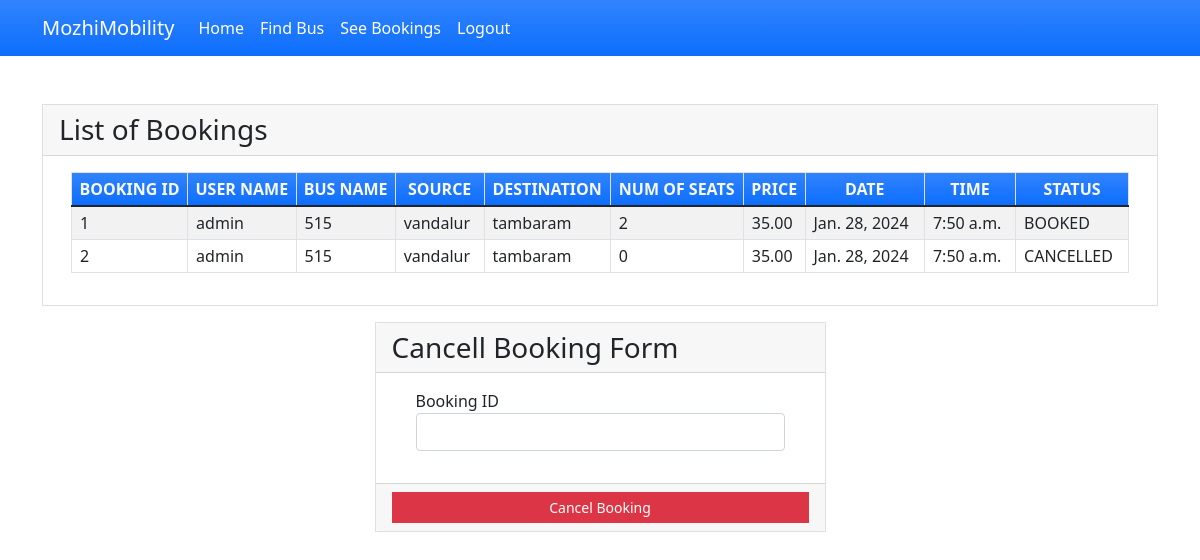
/seebookings (signed in), run on the app's committed database.
### myapp/models.py (models this page shows, shortened)
class Book(models.Model):
    BOOKED = 'B'
    CANCELLED = 'C'
    TICKET_STATUSES = ((BOOKED, 'Booked'),
                       (CANCELLED, 'Cancelled'),)
    email = models.EmailField()
    name = models.CharField(max_length=30)
    userid =models.DecimalField(decimal_places=0, max_digits=2)
    busid=models.DecimalField(decimal_places=0, max_digits=2)
    bus_name = models.CharField(max_length=30)
    source = models.CharField(max_length=30)
    dest = models.CharField(max_length=30)
    nos = models.DecimalField(decimal_places=0, max_digits=2)
    price = models.DecimalField(decimal_places=2, max_digits=6)
    date = models.DateField()
    time = models.TimeField()
    status = models.CharField(choices=TICKET_STATUSES, default=BOOKED, max_length=2)
    class Meta:
        verbose_name_plural = "List of Books"

### myapp/views.py (the view)
# urls.py: path('seebookings', views.seebookings, name="seebookings"),
@login_required(login_url='signin')
def seebookings(request,new={}):
    context = {}
    id_r = request.user.id
    book_list = Book.objects.filter(userid=id_r)
    if book_list:
        return render(request, 'myapp/booklist.html', locals())
    else:
        context["error"] = "Sorry no buses booked"
        return render(request, 'myapp/findbus.html', context)

### myapp/templates/myapp/booklist.html (shortened to what this page needs)
{% extends 'myapp/base.html' %} {% block content %}
<div class="container my-5">
    <div class="card rounded-0">
        <div class="card-header">
            <div class="card-title h3 mb-0">List of Bookings</div>
        </div>
        <div class="card-body">
            <div class="container-fluid">
                <table class="table table-bordered table-striped">
                    <thead>
                        <tr class="bg-gradient bg-primary text-light">
                            <th class="p-1 text-center">BOOKING ID</th>
                            <th class="p-1 text-center">USER NAME</th>
                            <th class="p-1 text-center">BUS NAME</th>
                            <th class="p-1 text-center">SOURCE</th>
                            <th class="p-1 text-center">DESTINATION</th>
                            <th class="p-1 text-center">NUM OF SEATS</th>
                            <th class="p-1 text-center">PRICE</th>
                            <th class="p-1 text-center">DATE</th>
                            <th class="p-1 text-center">TIME</th>
                            <th class="p-1 text-center">STATUS</th>
                        </tr>
                    </thead>
                    {% for row in book_list %}
                    <tr>
                        <td class="px-2 py-1 align-middle">{{row.id}}</td>
                        <td class="px-2 py-1 align-middle">{{row.name}}</td>
                        <td class="px-2 py-1 align-middle">{{row.bus_name}}</td>
                        <td class="px-2 py-1 align-middle">{{row.source}}</td>
                        <td class="px-2 py-1 align-middle">{{row.dest}}</td>
                        <td class="px-2 py-1 align-middle">{{row.nos}}</td>
                        <td class="px-2 py-1 align-middle">{{row.price}}</td>
                        <td class="px-2 py-1 align-middle">{{row.date}}</td>
                        <td class="px-2 py-1 align-middle">{{row.time}}</td>
                        <td class="px-2 py-1 align-middle">{{row.status}}</td>
                    </tr>
                    {% endfor %}
                </table>
            </div>
        </div>
    </div>
    <div class="row mt-3 justify-content-center">
        <div class="col-lg-5 col-md-7 col-sm-10 col-xs-12">
            <div class="card rounded-0">
                <div class="card-header">
                    <div class="card-title h3 mb-0">Cancell Booking Form</div>
                </div>
                <div class="card-body">
                    <div class="container-fluid">
                        <form action="{% url 'cancellings' %}" method="post" id="cancel-form">
                            <div class="mb-3">
                                <label for="bus_id" class="control-label">Booking ID</label>
                                <input name='bus_id' class="form-control" type="number" id="bus_id">
                            </div>
                        </form>
                    </div>
                </div>
                <div class="card-footer text-center">
                    <button class="btn btn-sm rounded-0 btn-danger w-100" form="cancel-form">Cancel Booking</button>
                </div>
            </div>
        </div>
    </div>
</div>
{% endblock %}

### myapp/templates/myapp/base.html (shortened to what this page needs)
<!doctype html>
<html lang="en">
<head>
    <link rel="stylesheet" href="https://cdn.jsdelivr.net/npm/bootstrap@5.1.3/dist/css/bootstrap.min.css">
</head>
<body>
<nav class="navbar navbar-expand-lg navbar-light bg-gradient bg-primary">
    <div class="container">
        <a class="navbar-brand" href="#" style="color: white;">MozhiMobility</a>
        <div class="collapse navbar-collapse" id="navbarNavAltMarkup">
            <div class="navbar-nav" >
                <a class="nav-item nav-link active" href="{% url 'home' %}" style="color: white;">Home</a>
                <a class="nav-item nav-link" href="{% url 'findbus' %}" style="color: white;">Find Bus</a>
                <a class="nav-item nav-link" href="{% url 'seebookings' %}" style="color: white;">See Bookings</a>
                {% if request.user.is_active %}
                <a class="nav-item nav-link " href="{% url 'signout' %}" style="color: white;">Logout</a>
                {% else %}
                <a class="nav-item nav-link " href="{% url 'signup' %}" style="color: white;">Registration</a>
                {% endif %}
            </div>
        </div>
    </div>
</nav>
{% block content %}
{% endblock %}
</body>
</html>

### data on the page
Book: id "1", name "admin", bus_name "515", source "vandalur", dest "tambaram", nos "2", price "35.00", date "Jan. 28, 2024", time "7:50 a.m.", status "BOOKED"
Book: id "2", name "admin", bus_name "515", source "vandalur", dest "tambaram", nos "0", price "35.00", date "Jan. 28, 2024", time "7:50 a.m.", status "CANCELLED"
